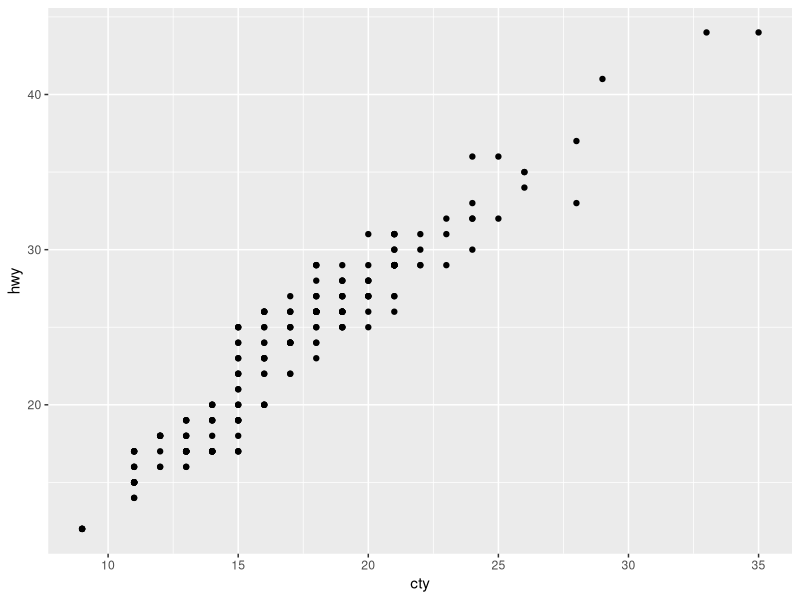
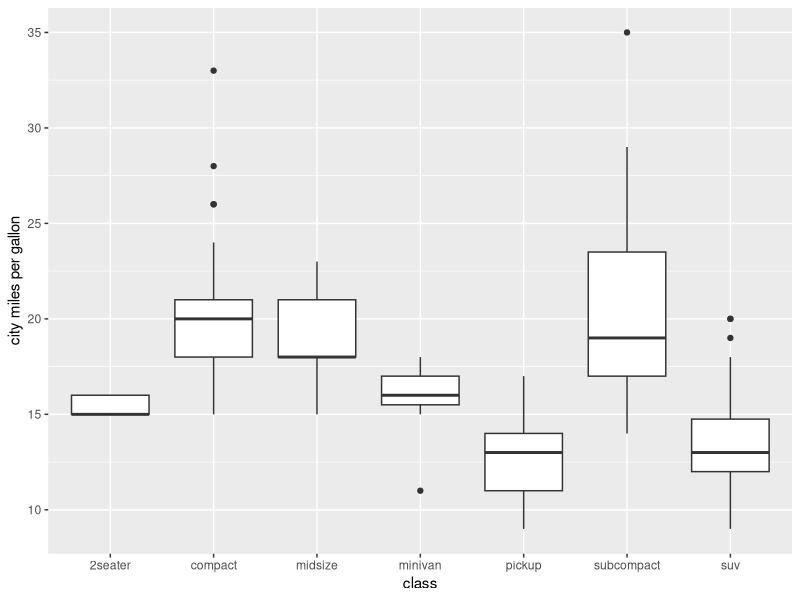

These charts were generated, in order, by the following R code:
## ---- chunk 1
knitr::opts_chunk$set(echo = FALSE)
## ---- chunk 2
library(ggplot2)
ggplot(data = mpg, aes(x = cty, y = hwy) ) + 
  geom_point() 
## ---- chunk 3
library(ggplot2)
ggplot(data = mpg, aes( x = class, y = cty ) ) + 
  geom_boxplot()  + 
   labs(y ='city miles per gallon') 
## ---- chunk 4
head(ChickWeight)
